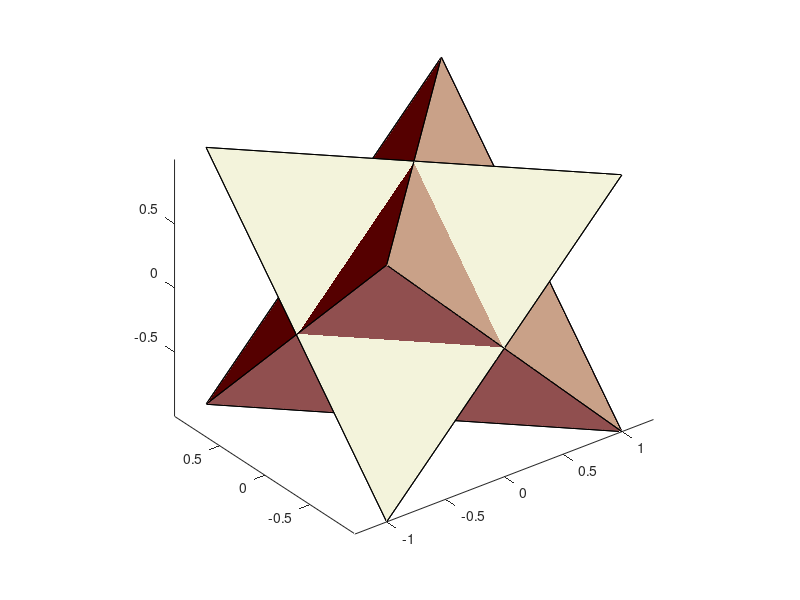

This chart was generated by the following MATLAB code:
%stella octongula
vert=[1  1  1
    -1 -1  1
    -1  1 -1
    1 -1 -1
    -1 -1 -1
    1  1 -1
    1 -1  1
    -1  1  1];
face=[1 2 3
    2 3 4
    1 3 4
    1 2 4
    5 6 7
    6 7 8
    5 7 8
    5 6 8];

colors=pink(length(vert));
h=patch('faces',face,'vertices',vert);
set(h,'facecolor','flat','facevertexcdata',colors);
axis equal
view(3)
